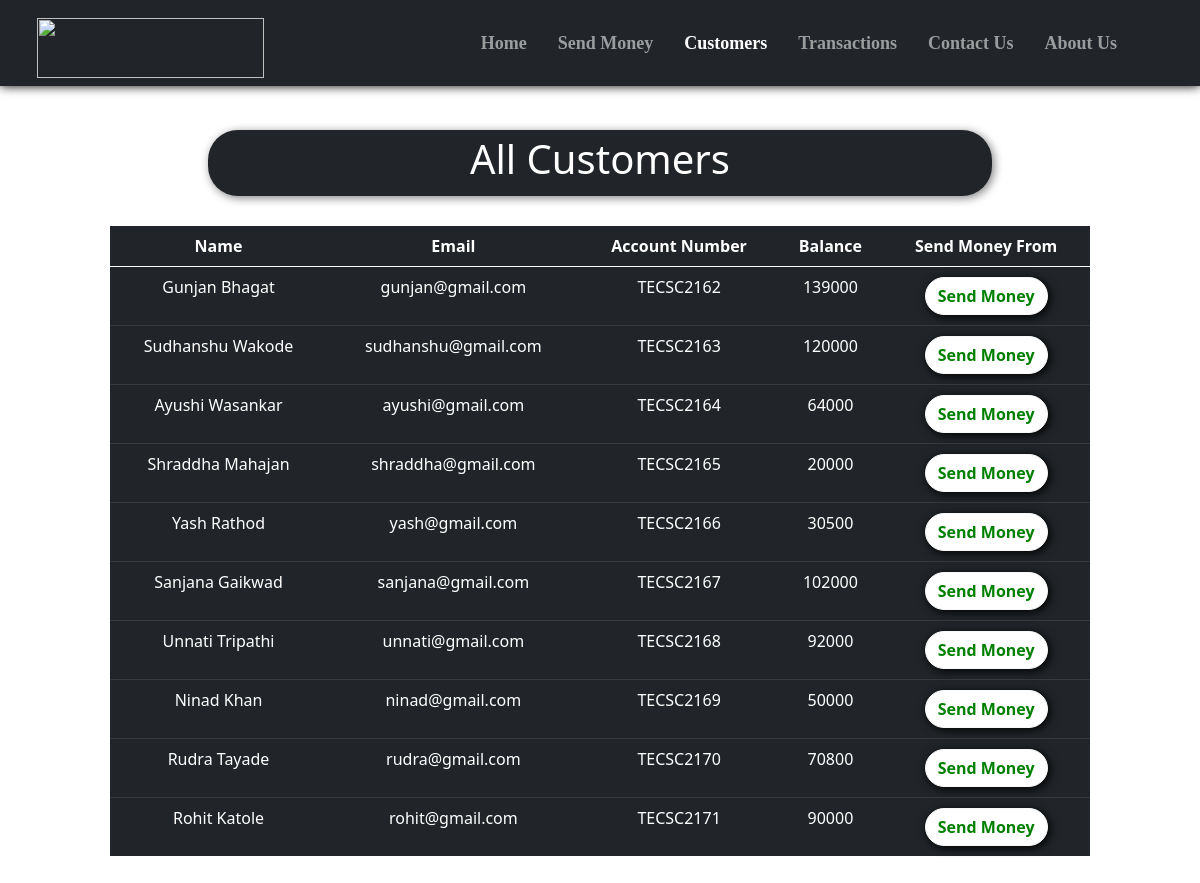
/all_cust.php, run on the app's committed database.
### tables this page shows
CREATE TABLE `users` (
  `sr` int(11) NOT NULL,
  `name` varchar(20) NOT NULL,
  `email` varchar(20) NOT NULL,
  `accno` varchar(10) NOT NULL,
  `blc` bigint(20) NOT NULL
);

### all_cust.php (the view, shortened to what this page needs)
<!doctype html>
<html lang="en">
<head>
    <link href="https://cdn.jsdelivr.net/npm/bootstrap@5.0.2/dist/css/bootstrap.min.css" rel="stylesheet"
>
    <link rel="stylesheet" href="https://cdnjs.cloudflare.com/ajax/libs/font-awesome/5.15.3/css/all.min.css"
 />
</head>
<body style="background-color:white;">
    <?php include 'spin.php'; ?>
    <nav class="navbar navbar-expand-lg navbar-dark bg-dark fixed fixed-top"
        style="font-family:Times New Roman; font-size:18px; box-shadow: 0px 0px 10px 0px black;">
        <div class="container-fluid">
            <a href="index.php"><img src="https://media.northwesternmutual.com/images/field/team/216/logos/406e1627-3d72-46f2-832f-d4597e9975c9.png" alt=""
                    style="height: 60px;width:6cm; margin-left:25px; margin-top:10px;"></a>
        </div>
        <div class="collapse navbar-collapse" id="navbarSupportedContent">
            <b>
                <ul class="navbar-nav ">
                    <li class="nav-item nav-links" style="margin-left:15px;">
                        <a class="nav-link text-nowrap" aria-current="page" href="index.php">Home</a>
                    </li>
                    <li class="nav-item" style="margin-left:15px; ">
                        <a class="nav-link text-nowrap" href="send_money.php">Send Money</a>
                    </li>
                    <li class="nav-item" style="margin-left:15px;">
                        <a class="nav-link text-nowrap active" href="all_cust.php">Customers</a>
                    </li>
                    <li class="nav-item" style="margin-left:15px;">
                        <a class="nav-link text-nowrap" href="transactions.php">Transactions</a>
                    </li>
                    <li class="nav-item" style="margin-left:15px;">
                        <a class="nav-link text-nowrap" href="contact_us.php">Contact Us</a>
                    </li>
                    <li class="nav-item" style="margin-left:15px; margin-right:75px;">
                        <a class="nav-link text-nowrap" href="about_us.php">About Us</a>
                    </li>
                </ul>
            </b>
        </div>
    </nav>
    <center>
        <div class="container" style="margin-top: 10%; padding:10px 80px 10px 80px; ">
            <div
                style="width:80%; background-color:#212529; padding:5px 5px 5px 5px; border-radius:30px; box-shadow: 2px 2px 10px gray;">
                <h1 style=" color:white;">All Customers</h1>
            </div>
            <?php
    $conn = mysqli_connect($servername, $username, $password, $database);
    if(!$conn){
        die("Connection not established: ".mysqli_connect_error());
    }else{
        $sql = "SELECT * FROM `users`";
        $result = mysqli_query($conn, $sql);
?>
            <table class="table table-dark" style="margin-top: 30px; background:white; color:white;">
                <thead>
                    <tr>
                        <th scope="col">Name</th>
                        <th scope="col">Email</th>
                        <th scope="col">Account Number</th>
                        <th scope="col">Balance</th>
                        <th scope="col">Send Money From</th>
                    </tr>
                </thead>
                <?php
echo "<tbody>";
        while($row = mysqli_fetch_assoc($result)){
        echo    '
            <tr>
              <td>'.$row['name'].'</td>
              <td>'.$row['email'].'</td>
              <td>'.$row['accno'].'</td>
              <td>'.$row['blc'].'</td>
              <td style="padding:10px 10px 10px 10px">
              <a href="send_money.php?reads='.$row['accno'].'"
              <button type="button" class="btn mybtn btn-outline-light">Send Money</button>
              </a>
              </td>
            </tr>';
    }
    }
    echo "</tbody>";
?>
        </div>
    </center>
</body>
</html>

### spin.php (shortened to what this page needs)
<html>
<head>
<link rel="stylesheet" href="https://cdnjs.cloudflare.com/ajax/libs/font-awesome/5.15.3/css/all.min.css" />
</head>
<body>
    </body>
</html>

### all_cust.php (style rules this page uses)
th, td { text-align: center; }
.mybtn { box-shadow: 2px 2px 10px black; border-radius: 30px; font-weight: bold; background-color: white; color: green; }

### data on the page
users: name "Gunjan Bhagat", email "gunjan@gmail.com", accno "TECSC2162", blc "139000"
users: name "Sudhanshu Wakode", email "sudhanshu@gmail.com", accno "TECSC2163", blc "120000"
users: name "Ayushi Wasankar", email "ayushi@gmail.com", accno "TECSC2164", blc "64000"
users: name "Shraddha Mahajan", email "shraddha@gmail.com", accno "TECSC2165", blc "20000"
users: name "Yash Rathod", email "yash@gmail.com", accno "TECSC2166", blc "30500"
users: name "Sanjana Gaikwad", email "sanjana@gmail.com", accno "TECSC2167", blc "102000"
users: name "Unnati Tripathi", email "unnati@gmail.com", accno "TECSC2168", blc "92000"
users: name "Ninad Khan", email "ninad@gmail.com", accno "TECSC2169", blc "50000"
users: name "Rudra Tayade", email "rudra@gmail.com", accno "TECSC2170", blc "70800"
users: name "Rohit Katole", email "rohit@gmail.com", accno "TECSC2171", blc "90000"
